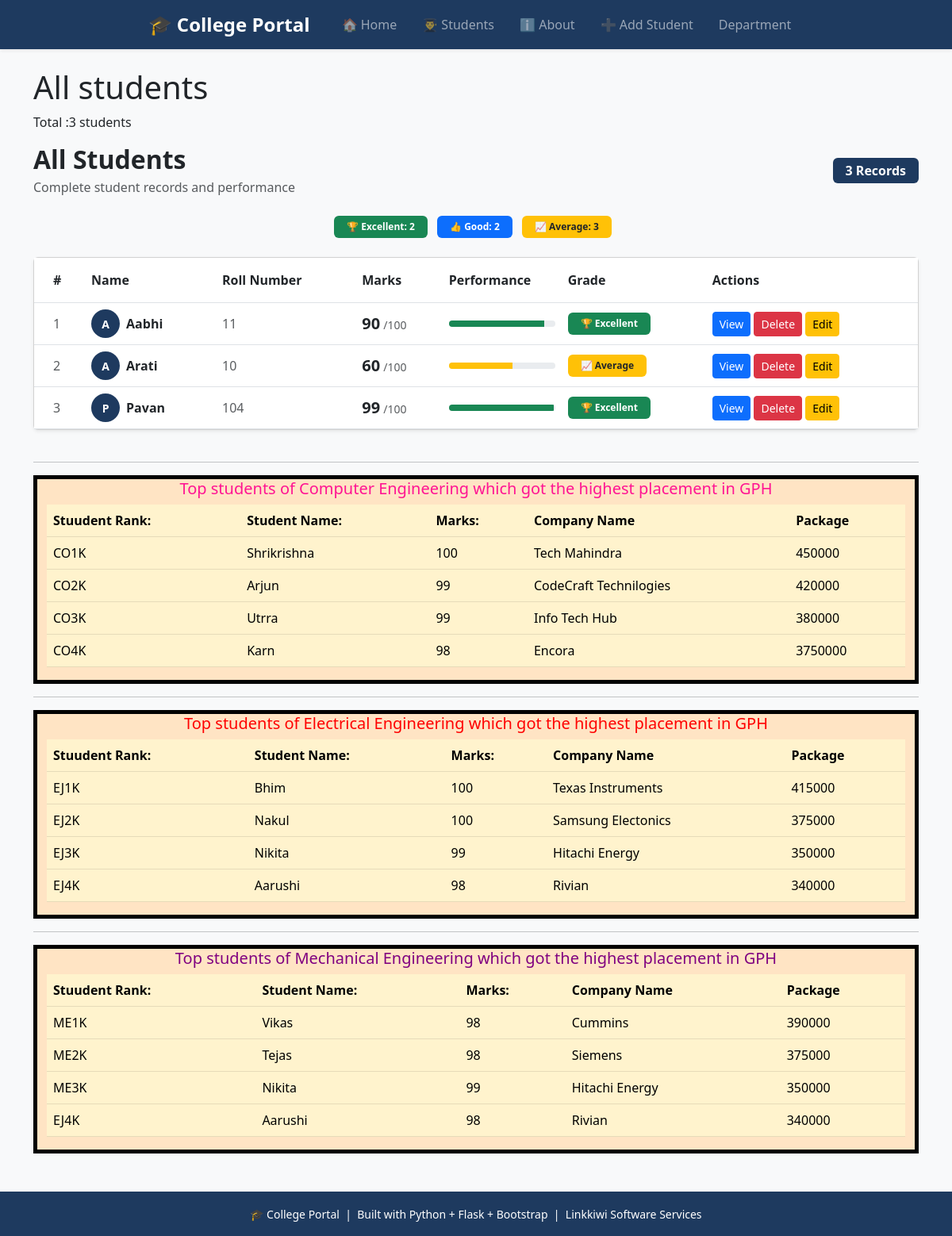
Before: /students with the older database file.
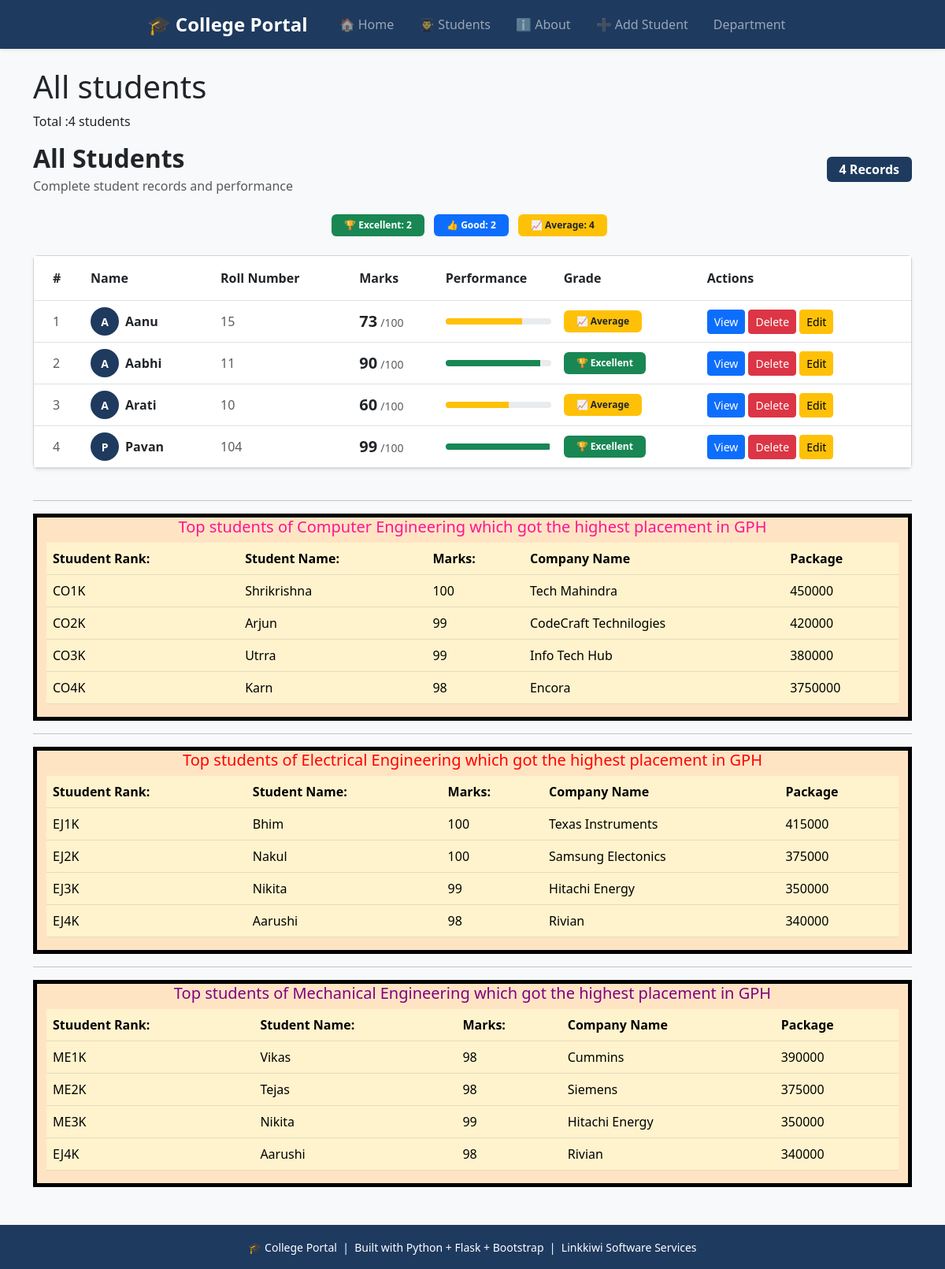
After: the same page with the newer database file.
### tables this page shows
CREATE TABLE students
                    (id INTEGER PRIMARY KEY AUTOINCREMENT,
                     name TEXT NOT NULL,
                     roll INTEGER NOT NULL,
                     marks INTEGER NOT NULL,
                     subject TEXT NOT NULL,
                     attendance INTEGER DEFAULT 0);

### app.py (the view)
@app.route("/students")
def students_page():
    conn = get_db()
    students = conn.execute('SELECT * FROM students ORDER BY id DESC').fetchall()
    conn.close()
    return render_template("students.html", students=students)

### database.py (called while the page is built)
def get_db():
    conn=sqlite3.connect('myproject.db')
    conn.row_factory=sqlite3.Row
    return conn

### templates/students.html (shortened to what this page needs)
{% extends 'base.html' %}
{% block content %}
<h1>All students</h1>
<p> Total :{{students|length}} students</p>
<div class="d-flex justify-content-between align-items-center mb-4">
    <div>
        <h2 class="fw-bold mb-1">All Students</h2>
        <p class="text-muted mb-0">
            Complete student records and performance
        </p>
    </div>
    <span class="badge fs-6 px-3 py-2"
          style="background-color: #1e3a5f;">
        {{ students|length }} Records
    </span>
</div>
<div class="row mb-4">
    {% set excellent = students|selectattr('marks','ge',90)|list %}
    {% set good      = students|selectattr('marks','ge',75)|list %}
    {% set average   = students|selectattr('marks','ge',60)|list %}
    <div class="col text-center">
        <span class="badge bg-success px-3 py-2 me-2">
            🏆 Excellent: {{ excellent|length }}
        </span>
        <span class="badge bg-primary px-3 py-2 me-2">
            👍 Good: {{ good|length }}
        </span>
        <span class="badge bg-warning text-dark px-3 py-2 me-2">
            📈 Average: {{ average|length }}
        </span>
    </div>
</div>
<div class="card shadow-sm">
    <div class="card-body p-0">
        <div class="table-responsive">
            <table class="table table-hover mb-0">
                <thead style="background-color: #1e3a5f; color:white;">
                    <tr>
                        <th class="py-3 ps-4">#</th>
                        <th class="py-3">Name</th>
                        <th class="py-3">Roll Number</th>
                        <th class="py-3">Marks</th>
                        <th class="py-3">Performance</th>
                        <th class="py-3">Grade</th>
                        <th class="py-3">Actions</th>
                    </tr>
                </thead>
                <tbody>
                    {% for student in students %}
                    <tr class="align-middle">
                        <td class="ps-4 text-muted">
                            {{ loop.index }}
                        </td>
                        <td>
                            <div class="d-flex align-items-center">
                                <div class="rounded-circle d-flex align-items-center
                                            justify-content-center me-2 text-white fw-bold"
                                     style="width:36px; height:36px; font-size:14px;
                                            background-color: #1e3a5f;">
                                    {{ student.name[0] }}
                                </div>
                                <span class="fw-bold">{{ student.name }}</span>
                            </div>
                        </td>
                        <td class="text-muted">{{ student.roll }}</td>
                        <td>
                            <span class="fw-bold fs-5">{{ student.marks }}</span>
                            <span class="text-muted small">/100</span>
                        </td>
                        <td style="width:150px;">
                            <div class="progress" style="height:8px;">
                                <div class="progress-bar
                                    {% if student.marks >= 90 %}bg-success
                                    {% elif student.marks >= 75 %}bg-primary
                                    {% elif student.marks >= 60 %}bg-warning
                                    {% else %}bg-danger{% endif %}"
                                    style="width: {{ student.marks|default(0) }}%;">
                                </div>
                            </div>
                        </td>
                        <td>
                            {% if student.marks >= 90 %}
                                <span class="badge bg-success px-3 py-2">
                                    🏆 Excellent
                                </span>
                            {% elif student.marks >= 75 %}
                                <span class="badge bg-primary px-3 py-2">
                                    👍 Good
                                </span>
                            {% elif student.marks >= 60 %}
                                <span class="badge bg-warning text-dark px-3 py-2">
                                    📈 Average
                                </span>
                            {% else %}
                                <span class="badge bg-danger px-3 py-2">
                                    ⚠️ Needs Help
                                </span>
                            {% endif %}
                        </td>
                        <td>
                            <a href="{{ url_for('student_detail', id=student.id) }}"
                             class="btn btn-sm btn-primary">View
                            </a>
                            <a href="{{ url_for('delete_student', id=student.id) }}"
                               class="btn btn-sm btn-danger">Delete
                            </a>
                            <a href="{{ url_for('edit_student', id=student.id) }}"
                              class="btn btn-sm btn-warning">Edit
                          </a>
                        </td>
                    </tr>
                    {% endfor %}
                </tbody>
            </table>
        </div>
    </div>
</div>
<br/>
<hr/>
<div class="container " style="border:5px solid black; background-color:bisque">
    <div class="header">
        <center>
      <h5 style="color:deeppink">Top students of Computer Engineering which got the highest placement in GPH</h5>
        </center>
    </div>
    <table class="table table-warning">
           <thead>
              <tr>
                  <th>Stuudent Rank:</th>
                  <th>Student Name:</th>
                  <th>Marks:</th>
                  <th>Company Name</th>
                  <th>Package</th>
              </tr>
           </thead>
           <tr>
              <td>CO1K</td>
              <td>Shrikrishna</td>
              <td>100</td>
              <td>Tech Mahindra</td>
              <td>450000</td>
           </tr>
           <tr>
              <td>CO2K</td>
              <td>Arjun</td>
              <td>99</td>
              <td>CodeCraft Technilogies</td>
              <td>420000</td>
           </tr>
           <tr>
              <td>CO3K</td>
              <td>Utrra</td>
              <td>99</td>
              <td>Info Tech Hub</td>
              <td>380000</td>
           </tr>
           <tr>
              <td>CO4K</td>
              <td>Karn</td>
              <td>98</td>
              <td>Encora</td>
              <td>3750000</td>
           </tr>
       </table>
    </div>
       <hr/>
      <div class="container " style="border:5px solid black; background-color:bisque">
    <div class="header">
        <center>
      <h5 style="color:red">Top students of Electrical Engineering which got the highest placement in GPH</h5>
        </center>
    </div>
    <table class="table table-warning">
           <thead>
              <tr>
                  <th>Stuudent Rank:</th>
                  <th>Student Name:</th>
                  <th>Marks:</th>
                  <th>Company Name</th>
                  <th>Package</th>
              </tr>
           </thead>
           <tr>
              <td>EJ1K</td>
              <td>Bhim</td>
              <td>100</td>
              <td>Texas Instruments</td>
              <td>415000</td>
           </tr>
           <tr>
              <td>EJ2K</td>
              <td>Nakul</td>
              <td>100</td>
              <td>Samsung Electonics</td>
              <td>375000</td>
           </tr>
           <tr>
              <td>EJ3K</td>
              <td>Nikita</td>
              <td>99</td>
              <td>Hitachi Energy</td>
              <td>350000</td>
           </tr>
           <tr>
              <td>EJ4K</td>
              <td>Aarushi</td>
              <td>98</td>
              <td>Rivian</td>
              <td>340000</td>
           </tr>
       </table>
    </div>
       <hr/>
        <div class="container " style="border:5px solid black; background-color:bisque">
    <div class="header">
        <center>
      <h5 style="color:purple">Top students of Mechanical Engineering which got the highest placement in GPH</h5>
        </center>
    </div>
    <table class="table table-warning">
           <thead>
              <tr>
                  <th>Stuudent Rank:</th>
                  <th>Student Name:</th>
                  <th>Marks:</th>
                  <th>Company Name</th>
                  <th>Package</th>
              </tr>
           </thead>
           <tr>
              <td>ME1K</td>
              <td>Vikas</td>
              <td>98</td>
              <td>Cummins</td>
              <td>390000</td>
           </tr>
           <tr>
              <td>ME2K</td>
              <td>Tejas</td>
              <td>98</td>
              <td>Siemens</td>
              <td>375000</td>
           </tr>
           <tr>
              <td>ME3K</td>
              <td>Nikita</td>
              <td>99</td>
              <td>Hitachi Energy</td>
              <td>350000</td>
           </tr>
           <tr>
              <td>EJ4K</td>
              <td>Aarushi</td>
              <td>98</td>
              <td>Rivian</td>
              <td>340000</td>
           </tr>
       </table>
    </div>
{% endblock %}

### templates/Base.html (shortened to what this page needs)
<!DOCTYPE html>
<html lang="en">
<head>
    <link href="https://cdn.jsdelivr.net/npm/bootstrap@5.3.0/dist/css/bootstrap.min.css"
          rel="stylesheet">
</head>
<body class="bg-light">
    <nav class="navbar navbar-expand navbar-dark shadow-sm"
         style="background-color: #1e3a5f;">
        <div class="container justify-content-center">
            <a class="navbar-brand fw-bold fs-4 me-4" href="{{ url_for('home') }}">
                🎓 College Portal
            </a>
            <div class="navbar-nav">
                <a class="nav-link px-3" href="{{ url_for('home') }}">
                    🏠 Home
                </a>
                <a class="nav-link px-3" href="{{ url_for('students_page') }}">
                    👨‍🎓 Students
                </a>
                <a class="nav-link px-3" href="{{ url_for('about') }}">
                    ℹ️ About
                </a>
                <a class="nav-link px-3" href="{{ url_for('add_student') }}">
                    ➕ Add Student
                </a>
                <a class="nav-link px-3" href="{{ url_for('department')}}">
                    Department
                </a>
            </div>
        </div>
    </nav>
    <div class="container mt-4 mb-5">
        {% block content %}
        {% endblock %}
    </div>
    <footer style="background-color: #1e3a5f;" class="text-white text-center py-3 mt-5">
        <small>
            🎓 College Portal &nbsp;|&nbsp;
            Built with Python + Flask + Bootstrap &nbsp;|&nbsp;
            Linkkiwi Software Services
        </small>
    </footer>
</body>
</html>

### templates/Base.html (style rules this page uses)
:root { --brand: #1e3a5f; }

Changed rows visible on the page:
added students: name "A", name "Aanu", roll "15", marks "73", shows "📈 Average"
Other visible differences:
{{ students|length }}: "3" → "4"
{{ average|length }}: "3" → "4"
